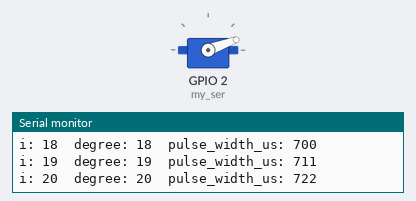
The sketch below on a simulated ESP32. On the bench: servo, the last lines printed to the serial monitor.

Above: at 4.2 s.
At 12.21 s:
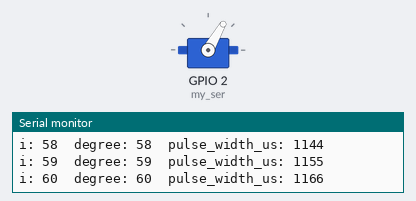
At 20.22 s:
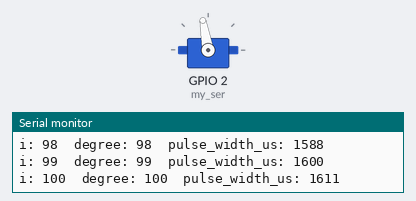
At 36.4 s:
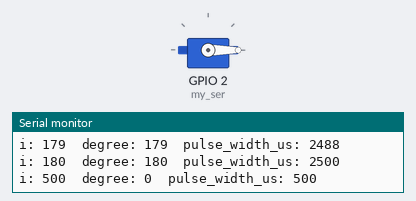
Timing chart, 0 to 40.0 s (numbered marks = the images above):
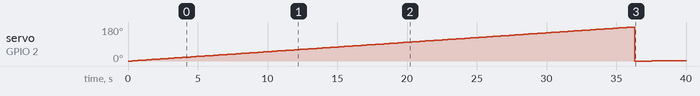

Measured:
- by itself, servo on GPIO 2 (my_ser): 0° → 1° at 0.30 s, → 2° 0.20 s later, → 3° 0.20 s later, → 4° 0.20 s later, … (183 changes in this stretch)

The sketch:

servo_accurate.ino
```cpp
#include <Servo.h>

Servo my_ser;

void setup()
{
    Serial.begin(115200);
    Serial.println();Serial.println();

    my_ser.attach(2, 500, 2500); //将舵机信号连接到GPIO2， D4，设置高电平脉冲时间上下限(保证实际转动角度的参数)
    my_ser.write(0);
    delay(100);
}
/* 舵机控制说明 (Servo.h里时间单位都是微秒us，角度是°)
舵机通过脉冲宽度的时间来控制(PWM)，频率是50Hz的(即一个周期是20ms)。(！！！脉宽是本质)
SG90舵机的控制参数范围是：0°: 0.5ms , 180°: 2.5ms。
然后对于每一度，将脉宽范围除以180°即得。

servo.attach(GIO, pulse_width_min, pulse_width_max); 这里就可以设置上面的脉宽min和max(出于安全考虑，Servo的默认值是1000,2000，导致实际运行时并不是满的180°)

使用，实际就是设置脉宽：
servo.write(degree_OR_pulse_width_in_us);
当值<200时，参数为度数，根据上面除法得到每度的脉宽然后内部设置对应脉宽(范围内)；
超过200后，值代表脉宽(范围内)，直接写入脉宽，和servo.writeMicroseconds()一样。
注意超出范围的值将被设为最低或最大值

舵机运行的实际脉宽：可用servo.read()查看度数，servo.readMicroseconds()查看实际脉宽。

总之，使用Servo的时候，要先确定自己舵机的pwm控制参数，然后在attach的时候设置好，才能得到对应的角度。
*/

//展示了脉宽变化和对应的实际脉宽
void loop()
{
    for (int i = 0; i < 181; i+=1) {
      my_ser.write(i);
      Serial.printf("i: %d\tdegree: %d\tpulse_width_us: %d\n", i, my_ser.read(), my_ser.readMicroseconds());
      delay(200);
    }

    for (int i = 500; i < 2501; i+=1) {
      my_ser.write(i);  //等价于my_ser.writeMicroseconds(i);
      Serial.printf("i: %d\tdegree: %d\tpulse_width_us: %d\n", i, my_ser.read(), my_ser.readMicroseconds());
      delay(200);
    }
}
```
